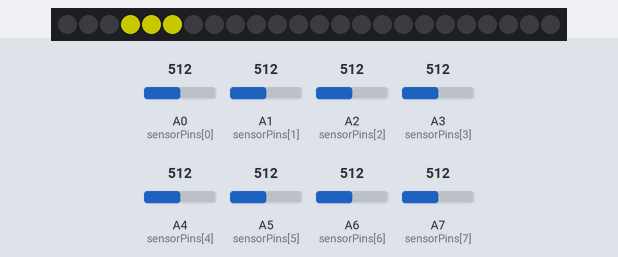
This sketch was run on a simulated Arduino Nano, built with avr-gcc and run on an emulated ATmega328P. On the bench: 24 RGB LEDs in strip order, left to right. The test bench sets the inputs (shaded band); at power-on: A0 (sensorPins[0]) = 512, A5 (sensorPins[5]) = 512, A7 (sensorPins[7]) = 512, A1 (sensorPins[1]) = 512, A2 (sensorPins[2]) = 512, A3 (sensorPins[3]) = 512, A4 (sensorPins[4]) = 512, A6 (sensorPins[6]) = 512. Dim RGB values are drawn brighter than linear; random numbers use the default seed unless the sketch sets one.

Above: at 3.2 s.
3.3 s: A0 (sensorPins[0]) set to 493
At 6.05 s:
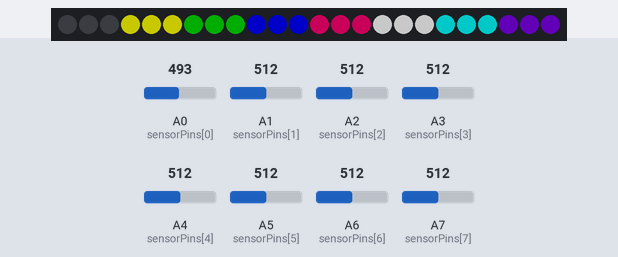
7.7 s: A5 (sensorPins[5]) set to 482
At 9.6 s:
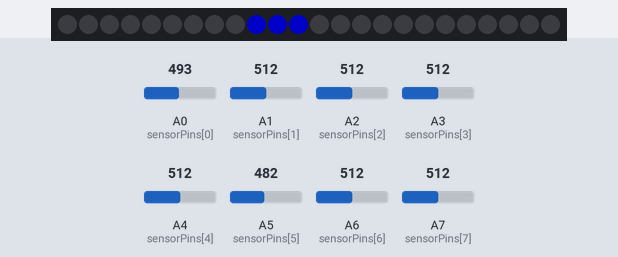
17.6 s: A0 (sensorPins[0]) set to 510
19.7 s: A5 (sensorPins[5]) set to 510
21.8 s: A7 (sensorPins[7]) set to 487
At 23.1 s:
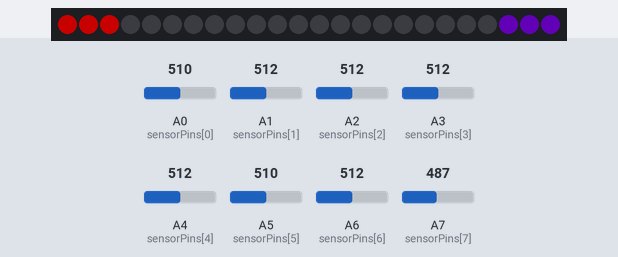
23.9 s: A7 (sensorPins[7]) set to 510
At 27.5 s:
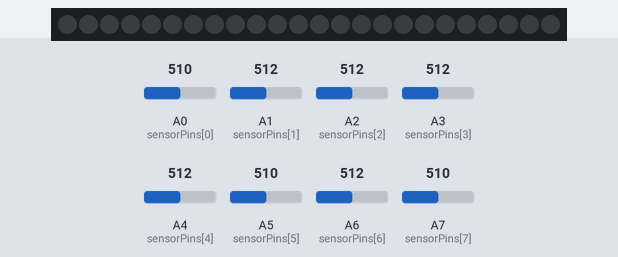
Timing chart, 0 to 29.0 s (numbered marks = the images above; inputs shaded):
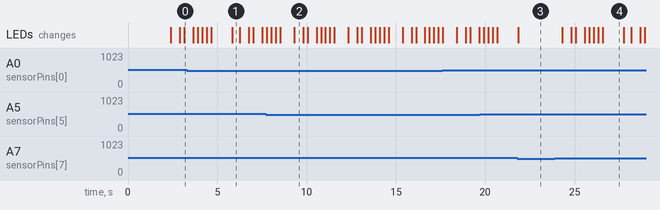

The sketch:

simonSense.ino
```cpp
#include <FastLED.h>

#define NUM_SENSORS 8 //total number of sensors
#define LEDS_PER_SENSOR 3 //number of leds per panel/sensor

#define LED_TYPE WS2812 //type of LED used
#define NUM_LEDS (NUM_SENSORS * LEDS_PER_SENSOR) //number of leds used per led array
#define BRIGHTNESS 100 //brightness for the led array
#define LED_PIN 9 //led pin

#define DEFAULT_THRESHOLD 500  //sensor threshold

int sensorPins[NUM_SENSORS] = {
  A0, //sensor #1
  A1, //sensor #2
  A2, //sensor #3
  A3, //sensor #4
  A4, //sensor #5
  A5, //sensor #6
  A6, //sensor #7
  A7, //sensor #8
}; //sensor pins

//define sensor thresholds in case of inconsistency with specific sensors, set to "DEFAULT_THRESHOLD" if no change necessary
int sensorThresholds[NUM_SENSORS] = {
  DEFAULT_THRESHOLD, //sensor #1
  DEFAULT_THRESHOLD, //sensor #2
  DEFAULT_THRESHOLD, //sensor #3
  DEFAULT_THRESHOLD, //sensor #4
  DEFAULT_THRESHOLD, //sensor #5
  DEFAULT_THRESHOLD, //sensor #6
  DEFAULT_THRESHOLD, //sensor #7
  DEFAULT_THRESHOLD, //sensor #8
};

//define function that checks sensor with specific threhsold
bool isPressed(int sensor, int sensorVal) {
  return sensorVal > sensorThresholds[sensor];
}

//touch response variables
bool ledStates[NUM_SENSORS] = {false}; //track led states for switch functionality
bool previousStates[NUM_SENSORS] = {false} ; //keep a track of previous sensor states

CRGB leds[NUM_LEDS];

bool testMode = false;

//define colors for each led-sensor pair
CRGB colors[NUM_SENSORS] = {
  0xFF0000, //color for sensor's 1 LEDS - RED
  0xFFFF00, //color for sensor's 2 LEDS - YELLOW
  0x008000, //color for sensor's 3 LEDS - GREEN
  0x0000FF, //color for sensor's 4 LEDS - BLUE
  0xFF0074, //color for sensor's 5 LEDS - PINK
  0xFFFFFF, //color for sensor's 6 LEDS - WHITE
  0x00FFFF, //color for sensor's 7 LEDS - CYAN
  0x5C00AD, //color for sensor's 8 LEDS - PURPLE
};

//simon sense variables
#define MAX_GAME_LENGTH 10
bool simonSenseMode = false;
int gameSequence[MAX_GAME_LENGTH] = {};
int gameLen = 2; //starting game length
int playerIndex = 0;
bool playerTurn = false;
bool gameActive = false;


void setup() {
  delay(2000); //safety delay

  FastLED.addLeds<LED_TYPE, LED_PIN, GRB>(leds,NUM_LEDS);

  FastLED.setBrightness(BRIGHTNESS); //set led brightness

  if (testMode) {
    Serial.begin(9600);
  }
}

void loop() {
  //Mode Toggle logic
  if(isPressed(5,analogRead(sensorPins[5])) && isPressed(7,analogRead(sensorPins[7]))) {
    simonSenseMode = !simonSenseMode;
    initializeSeq();
    resetStates();
    delay(400);
  }

  if(simonSenseMode) {
    simonSense();
    delay(250);
  } else {
    for(int i = 0; i < NUM_SENSORS; i++) {
      touchResponse(i);
    }
  }
  FastLED.show();
  delay(25);

}

void touchResponse(int sensor) {
  int sensorVal = analogRead(sensorPins[sensor]);

  //logging and testing functionality
  if(testMode) {
    Serial.print(" Sensor: ");
    Serial.print(sensor + 1);
    Serial.print(" value: ");
    Serial.println(sensorVal);
    Serial.print("LED State: ");
    Serial.println(ledStates[sensor]);
    delay(250);
  }

  //check if sensor is pressed and it wasnt pressed before

  if(isPressed(sensor, sensorVal) && !previousStates[sensor]) {
    ledStates[sensor] = !ledStates[sensor];
    previousStates[sensor] = true;
  }

  if(!isPressed(sensor,sensorVal)) {
    previousStates[sensor] = false;
  }

  int ledStart = sensor * LEDS_PER_SENSOR;
  int ledEnd = ledStart + LEDS_PER_SENSOR;

  for(int i = ledStart; i < ledEnd; i++) {
    leds[i] = ledStates[sensor] ? colors[sensor] : CRGB(0,0,0);
  }
}

void simonSense() {

  if(!gameActive) {
    //game is not ongoing, display sequence.
    for(int i = 0; i < gameLen; i++) {
      int sensorIndex = gameSequence[i];
      showColors(sensorIndex, colors[sensorIndex]);
      delay(500);
      clearColors(sensorIndex);
      delay(250);
    }
    playerTurn = true;
    gameActive = true;
    playerIndex = 0;
  }
  if(playerTurn) {
    //Check player inputs

    for(int i = 0; i < NUM_SENSORS; i++) {
      int sensorVal = analogRead(sensorPins[i]);

      if(testMode) {
        Serial.print("Sequence: ");
        Serial.print(gameSequence[i]);
        Serial.print("Sensor: ");
        Serial.print(i + 1);
        Serial.print(" value: ");
        Serial.println(sensorVal);
        delay(250);
      }

      if(isPressed(i,sensorVal) && !previousStates[i]) {
        if(i == gameSequence[playerIndex]) {
          //correct input recieved, show correct input
          showColors(i, colors[i]);
          delay(250);
          clearColors(i);
          //move player to next color index required
          playerIndex++;
          if(playerIndex >= gameLen) {
            //player has finished all sequence, add to sequence
            gameLen++;
            if(gameLen > MAX_GAME_LENGTH) {
              //player finished defined max game, player win condition. show win, then go back to touch responsive mode.
              gameWin();
              delay(500);
              simonSenseMode = false;
              return;
            }
            addToSequence();
            delay(250);
            resetGame();
            return;
          }
        } else {
          //wrong input recieved, game is lost, reset game
          gameLoss();
          delay(500);
          resetGame();
          return;
        }
        previousStates[i] = true;
      }
      if(!isPressed(i,sensorVal)) {
        previousStates[i] = false;
      }
    }
  }
}

void showColors(int sensorIndex, CRGB color) {
  int ledStart = sensorIndex * LEDS_PER_SENSOR;
  int ledEnd = ledStart + LEDS_PER_SENSOR;

  for(int i = ledStart; i < ledEnd; i++) {
    leds[i] = color;
  }
  FastLED.show();
}

void clearColors(int sensorIndex) {
  int ledStart = sensorIndex * LEDS_PER_SENSOR;
  int ledEnd = ledStart + LEDS_PER_SENSOR;

  for(int i = ledStart; i < ledEnd; i++) {
    leds[i] = CRGB(0,0,0);
  }
  FastLED.show();
}

void resetStates() {
  //reset sensor and led states.
  for(int i = 0; i < NUM_SENSORS; i++) {
    previousStates[i] = false;
  }
  for(int i = 0; i < (NUM_SENSORS * LEDS_PER_SENSOR);i++) {
    leds[i] = CRGB(0,0,0);
  }
}

void addToSequence() {
  gameSequence[gameLen] = random(0,NUM_SENSORS);
}

void gameWin() {
  for(int i = 0; i < (NUM_SENSORS * LEDS_PER_SENSOR);i++) {
    leds[i] = CRGB::Green;
  }
  FastLED.show();
  delay(250);
  for(int i = 0; i < (NUM_SENSORS * LEDS_PER_SENSOR);i++) {
    leds[i] = CRGB(0,0,0);
  }
  FastLED.show();
  delay(250);
  for(int i = 0; i < (NUM_SENSORS * LEDS_PER_SENSOR);i++) {
    leds[i] = CRGB::Green;
  }
  FastLED.show();
  delay(250);
  for(int i = 0; i < (NUM_SENSORS * LEDS_PER_SENSOR);i++) {
    leds[i] = CRGB::Green;
  }
  FastLED.show();
}

void gameLoss() {
  gameLen = 2;
  for(int i = 0; i < (NUM_SENSORS * LEDS_PER_SENSOR);i++) {
    leds[i] = CRGB::Red;
  }
  FastLED.show();
  delay(250);
  for(int i = 0; i < (NUM_SENSORS * LEDS_PER_SENSOR);i++) {
    leds[i] = CRGB(0,0,0);
  }
  FastLED.show();
  delay(250);
  for(int i = 0; i < (NUM_SENSORS * LEDS_PER_SENSOR);i++) {
    leds[i] = CRGB::Red;
  }
  FastLED.show();
  delay(250);
  for(int i = 0; i < (NUM_SENSORS * LEDS_PER_SENSOR);i++) {
    leds[i] = CRGB(0,0,0);
  }
  FastLED.show();
  initializeSeq();
}

void resetGame() {
  //start player from index 0 again
  playerTurn = false;
  gameActive = false;
  playerIndex = 0;
  resetStates();
}

//initialize new starting sequence function.
void initializeSeq() {
  for(int i = 0; i < gameLen; i++) {
    gameSequence[i] = random(0, NUM_SENSORS);
  }
}
```

Measured:
- the behaviour switches between 501 and 500 on A0 (sensorPins[0]) (found by bisection; images 0 and 1)
- the behaviour switches between 501 and 500 on A5 (sensorPins[5]) (found by bisection; images 1 and 2)
- the behaviour switches between 501 and 500 on A7 (sensorPins[7]) (found by bisection; images 2 and 3)
- after the input at 23.9 s, the LEDs: first change after 0.42 s (image 4 shows a later state)
- what the display in image 1 shows lasts 0.5 s, from 5.8 s to 6.3 s
- what the display in image 2 shows lasts 0.5 s, from 9.3 s to 9.8 s
- what the display in image 4 shows lasts 1.2 s, from 26.6 s to 27.8 s
